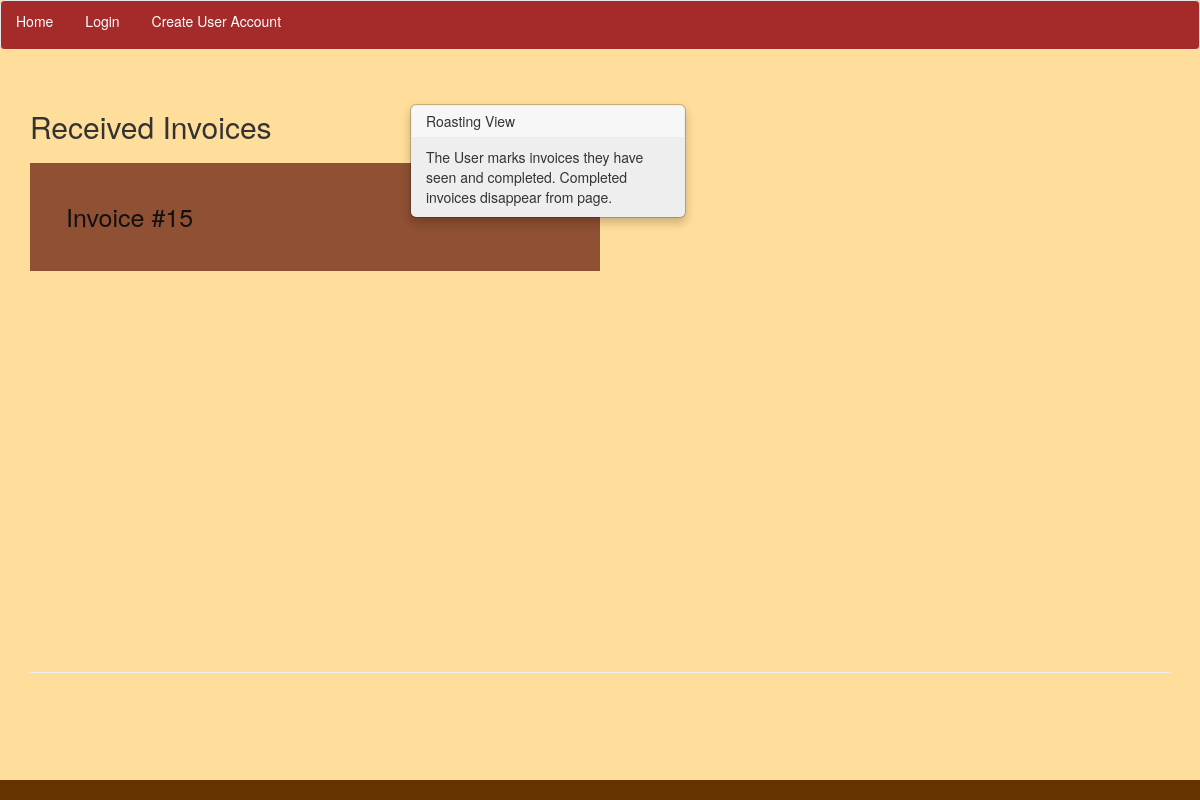
/roasting/, run on an earlier commit of the app's database.
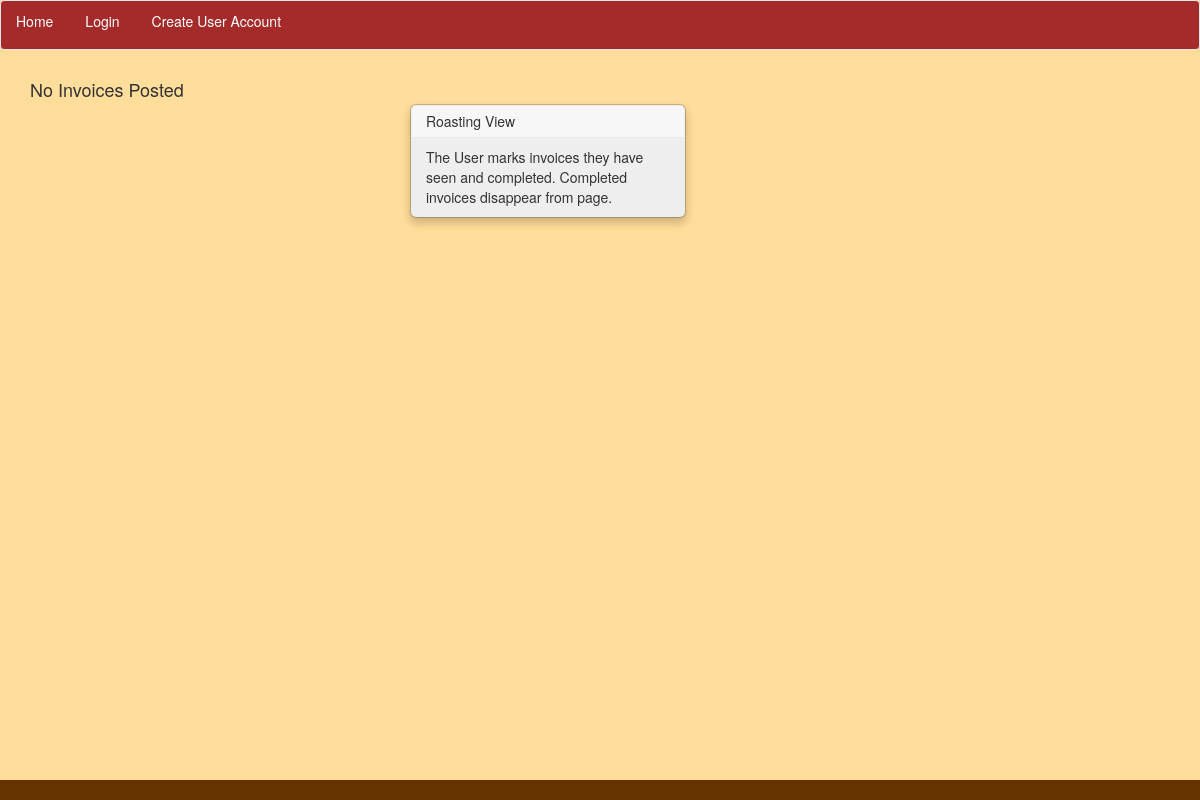
And on a later commit of the database.
### app/models.py (models this page shows, shortened)
class Invoice(models.Model):
    delivery = models.BooleanField()
    customer = models.CharField(max_length=50)
    customer_discount = models.CharField(max_length=20)
    time_created = models.DateTimeField(auto_now_add=True)
    roaster_seen = models.BooleanField(default=False)
    production_seen = models.BooleanField(default=False)
    shipping_seen = models.BooleanField(default=False)
    roaster_complete = models.BooleanField(default=False)
    production_complete = models.BooleanField(default=False)
    shipping_complete = models.BooleanField(default=False)
    def order_items(self):
        return OrderItem.objects.filter(invoice=self)

### app/views.py (the view)
# urls.py: url(r'^roasting/$', RoastingListView.as_view(), name="roasting_list_view"),
class RoastingListView(ListView):
    model = Invoice
    template_name = "app/roasting.html"
    def get_queryset(self):
        invoices = super(RoastingListView, self).get_queryset()
        return invoices.filter(roaster_complete=False)

### templates/app/roasting.html (shortened to what this page needs)
{% extends 'base.html' %}
{% block content %}
<html>
<head>
</head>
<body>
  <div class="col-md-4"  data-toggle="popover" title="Roasting View"
   data-content="The User marks invoices they have seen and completed.  Completed invoices disappear from page." >
  </div>
  {% if object_list|length == 0 %}
    <div class="container">
      <h4>No Invoices Posted</h4>
    </div>
  {% else %}
  <div class="container">
    <div class="page-header">
  <h2>Received Invoices</h2>
<div class="body">
  {% for invoice in object_list %}
  {% if invoice.roaster_seen is False %}
  <button class="accordion">Invoice #{{invoice.id}}</button>
  {% else %}
  <button class="accordion">Invoice #{{invoice.id}} <span class="glyphicon glyphicon-ok" aria-hidden="true" ></span></button>
  {% endif %}
  {% endfor %}
  {% endif %}
</div>
</body>
</html>
{% endblock %}

What changed in the data, as far as the page shows it:
no longer on this page (row edited): Invoice: id "15"
Also different on the page:
text no longer shown: "Received Invoices"
text now shown: "No Invoices Posted"
